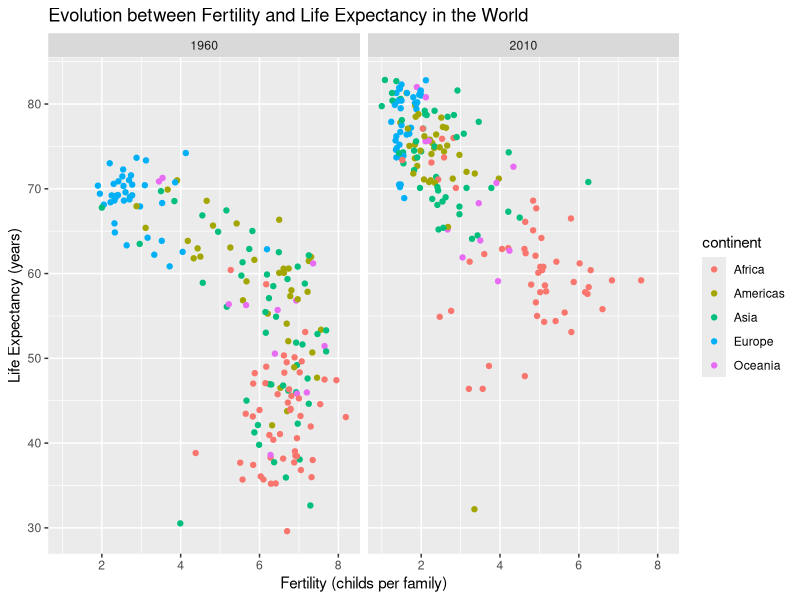

This chart was generated by the following R code:
library(dslabs)
library(dplyr)
library(tidyverse)
data(gapminder)

p <- gapminder %>% filter(year %in% c("1960","2010")) %>% 
  ggplot(aes(fertility,life_expectancy,color=continent)) +
  geom_point() +
  facet_grid(.~year) +
  xlab("Fertility (childs per family)") +
  ylab("Life Expectancy (years)") +
  ggtitle("Evolution between Fertility and Life Expectancy in the World")
